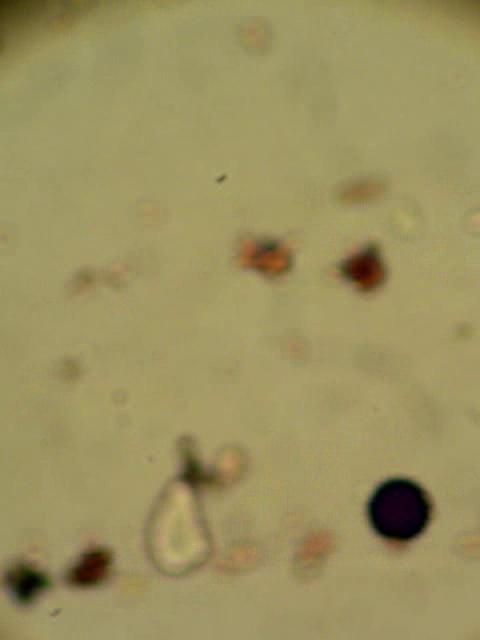
#> input picture Image_Data/pollen/frame1010.jpg, 480 x 640 px
$ python stitch.py --images Image_Data/pollen --output out.png
#> lines starting #> are read from the running program, lines starting #| are printed output that depends on the picture
### panorama.py
import numpy as np
import imutils
import cv2

class Panaroma:

    def image_stitch(self, images, lowe_ratio=0.75, max_Threshold=4.0,match_status=False):

        #detect the features and keypoints from SIFT
        (imageB, imageA) = images
        (KeypointsA, features_of_A) = self.Detect_Feature_And_KeyPoints(imageA)
        (KeypointsB, features_of_B) = self.Detect_Feature_And_KeyPoints(imageB)

        #got the valid matched points
        Values = self.matchKeypoints(KeypointsA, KeypointsB,features_of_A, features_of_B, lowe_ratio, max_Threshold)

        if Values is None:
            return None

        #to get perspective of image using computed homography
        (matches, Homography, status) = Values
        result_image = self.getwarp_perspective(imageA,imageB,Homography)
        result_image[0:imageB.shape[0], 0:imageB.shape[1]] = imageB

        # check to see if the keypoint matches should be visualized
        if match_status:
            vis = self.draw_Matches(imageA, imageB, KeypointsA, KeypointsB, matches,status)

            return (result_image, vis)

        #trim result image
        result_image = trim_image(result_image)

        return result_image

    # [5 lines left out: function getwarp_perspective, not called in this run]

    def Detect_Feature_And_KeyPoints(self, image):
        gray = cv2.cvtColor(image, cv2.COLOR_BGR2GRAY)

        # detect and extract features from the image
        descriptors = cv2.xfeatures2d.SIFT_create()
        (Keypoints, features) = descriptors.detectAndCompute(image, None)

        Keypoints = np.float32([i.pt for i in Keypoints])
        return (Keypoints, features)

    def get_Allpossible_Match(self,featuresA,featuresB):

        # compute the all matches using euclidean distance and opencv provide
        #DescriptorMatcher_create() function for that
        match_instance = cv2.DescriptorMatcher_create("BruteForce")
        All_Matches = match_instance.knnMatch(featuresA, featuresB, 2)

        return All_Matches

    def All_validmatches(self,AllMatches,lowe_ratio):
        #to get all valid matches according to lowe concept..
        valid_matches = []

        for val in AllMatches:
            if len(val) == 2 and val[0].distance < val[1].distance * lowe_ratio:
                valid_matches.append((val[0].trainIdx, val[0].queryIdx))

        return valid_matches

    # [5 lines left out: function Compute_Homography, not called in this run]

    def matchKeypoints(self, KeypointsA, KeypointsB, featuresA, featuresB,lowe_ratio, max_Threshold):

        AllMatches = self.get_Allpossible_Match(featuresA,featuresB);
        valid_matches = self.All_validmatches(AllMatches,lowe_ratio)

        if len(valid_matches) > 4:
            # construct the two sets of points
            pointsA = np.float32([KeypointsA[i] for (_,i) in valid_matches])
            pointsB = np.float32([KeypointsB[i] for (i,_) in valid_matches])

            (Homograpgy, status) = self.Compute_Homography(pointsA, pointsB, max_Threshold)

            return (valid_matches, Homograpgy, status)
        else:
            return None

    def get_image_dimension(self,image):
        (h,w) = image.shape[:2]
        return (h,w)

    # [39 lines left out: functions get_points, draw_Matches, trim_image, not called in this run]

### stitch.py
from panorama import Panaroma
import imutils
from imutils import paths
import cv2
import argparse
import re
import numpy as np

# construct the argument parser and parse the arguments
ap = argparse.ArgumentParser()
ap.add_argument("-i", "--images", type=str, required=True,
	help="path to input directory of images to stitch")
ap.add_argument("-o", "--output", type=str, required=True,
	help="path to the output image")
args = vars(ap.parse_args())

print("[INFO] loading images...")
imagePaths = list(paths.list_images(args["images"]))
images = []


def sorted_nicely(image_list):
    """ Sorts the given iterable in the way that is expected.
    Required arguments:
    l -- The iterable to be sorted.
    """
    convert = lambda text: int(text) if text.isdigit() else text
    alphanum_key = lambda key: [convert(c) for c in re.split('([0-9]+)', key)]
    return sorted(image_list, key = alphanum_key)

imagePaths = sorted_nicely(imagePaths)
# print(imagePaths)

# loop over the image paths, load each one, and add them to our
# images to stitch list
for imagePath in imagePaths[:333]:
    image = cv2.imread(imagePath)
#> image is the input picture: shape (640, 480, 3); mean B, G, R 95.6, 145.8, 156.3
    images.append(image)

no_of_images = len(imagePaths[:333])
print(no_of_images)

#trim image
def trim_image(result_image):
    #crop top
    if not np.sum(result_image[0]):
        return trim_image(result_image[1:])
    #crop bottom
    elif not np.sum(result_image[-1]):
        return trim_image(result_image[:-2])
    #crop left
    elif not np.sum(result_image[:,0]):
        return trim_image(result_image[:,1:])
    #crop right
    elif not np.sum(result_image[:,-1]):
        return trim_image(result_image[:,:-2])
    return result_image
# [13 lines of commented-out code are left out]


panaroma = Panaroma()
if no_of_images==2:
    (result, matched_points) = panaroma.image_stitch([images[0], images[1]], match_status=True)
#> in Detect_Feature_And_KeyPoints, `gray = cv2.cvtColor(image, cv2.COLOR_BGR2GRAY)`:
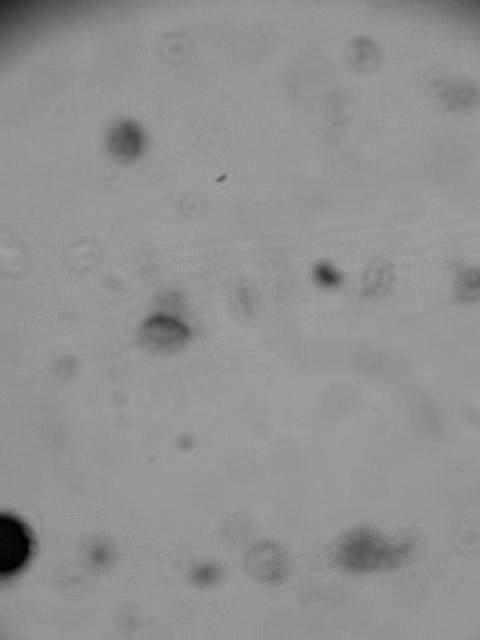
#> gray: shape (640, 480); min 0, max 165, mean 145.4
#> in Detect_Feature_And_KeyPoints, `(Keypoints, features) = descriptors.detectAndCompute(image, None)`: Keypoints = 17 keypoints; strongest (x, y, size): (326, 275, 15), (128, 139, 24.7), (168, 326, 30.5), (221, 179, 4.8)
#> in Detect_Feature_And_KeyPoints, `Keypoints = np.float32([i.pt for i in Keypoints])`: Keypoints = 17 rows, first 8: [34.05, 578.6], [99.87, 555], [128.3, 139.4], [128.3, 139.4], [167.8, 325.5], [185.3, 442.3], [185.3, 442.3], [205.1, 574.5]
#> in image_stitch, `(KeypointsA, features_of_A) = self.Detect_Feature_And_KeyPoints(imageA)`: KeypointsA has the same summary as Keypoints in Detect_Feature_And_KeyPoints
#> in Detect_Feature_And_KeyPoints (call 2), `gray = cv2.cvtColor(image, cv2.COLOR_BGR2GRAY)`:
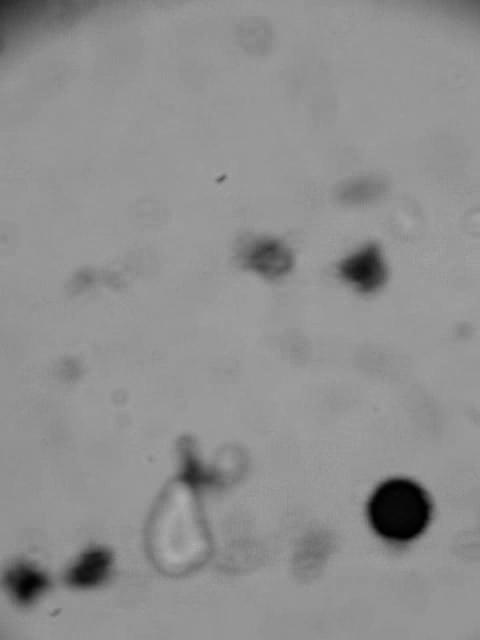
#> gray: shape (640, 480); min 0, max 174, mean 143.2
#> in Detect_Feature_And_KeyPoints (call 2), `(Keypoints, features) = descriptors.detectAndCompute(image, None)`: Keypoints = 42 keypoints; strongest (x, y, size): (399, 511, 41.9), (364, 269, 26.8), (91, 569, 25.4), (28, 584, 22.6)
#> in Detect_Feature_And_KeyPoints (call 2), `Keypoints = np.float32([i.pt for i in Keypoints])`: Keypoints = 42 pairs, first value 27.55 to 399.1, second value 178.9 to 612.3
#> in image_stitch, `(KeypointsB, features_of_B) = self.Detect_Feature_And_KeyPoints(imageB)`: KeypointsB has the same summary as Keypoints in Detect_Feature_And_KeyPoints
#> in get_Allpossible_Match, `All_Matches = match_instance.knnMatch(featuresA, featuresB, 2)`: All_Matches = 17 matches
#> the loop in All_validmatches, `for val in AllMatches:` made 17 passes
#> after the loop in All_validmatches, `for val in AllMatches:`: valid_matches = [(21, 10), (21, 11)]
#> (the run stopped early here; a loop or call above may not have finished)
